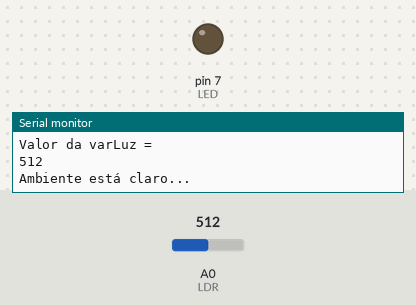
Recording of a sketch running on a simulated Arduino Uno, built with avr-gcc and run on an emulated ATmega328P. On the bench: output pins drawn as LEDs (lit = HIGH), the last lines printed to the serial monitor. Inputs (shaded band) come from the test bench; at power-on: A0 (LDR) = 512.

Above: at 1.8 s.
1.9 s: A0 (LDR) set to 64
3.4 s: A0 (LDR) set to 53
At 4.7 s:
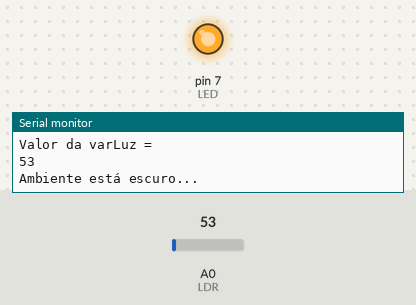
5.5 s: A0 (LDR) set to 70
At 6.3 s:
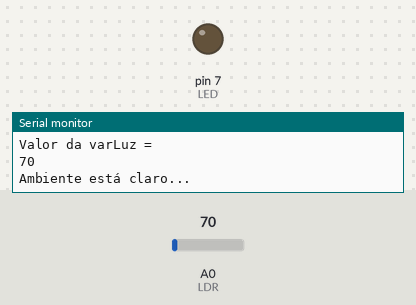
7.5 s: A0 (LDR) set to 50
At 9.0 s:
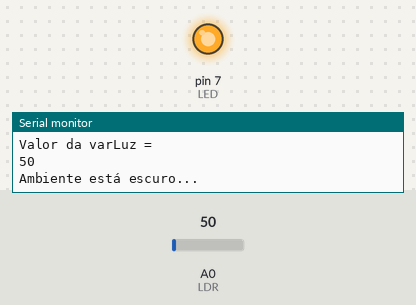
Timing chart, 0 to 10.5 s (numbered marks = the images above; inputs shaded):
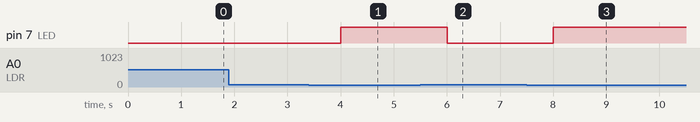

The sketch:

LDR_acender_LED.ino
```cpp
// Definimos duas variáveis para o projeto.

#define LED 7                    // Variável LED, especificando a saída (digital).
#define LDR A0                  // Variável LDR, especificando a entrada (analogica).


void setup()
{
  pinMode(LED, OUTPUT);
  Serial.begin(9600);           // Especificando o monitor e a taxa de comunicação...
}

void loop()
{
  int varLuz= analogRead(LDR); // Definindo uma variável que recebe o valor lido.
  if (varLuz < 60){            // Se o valor lido for < 60 (depende do ambiente), ligue o LED.
    digitalWrite(LED, HIGH);
    Serial.println("Valor da varLuz = ");
    Serial.println(varLuz);
    Serial.println("Ambiente está escuro...");
    delay(500);
  } else {                     // Se o valor lido for > 60, desligue o LED.
    digitalWrite(LED, LOW);
    Serial.println("Valor da varLuz = ");
    Serial.println(varLuz);
    Serial.println("Ambiente está claro...");
    delay(500);
  }
  delay(500);
}
```

Measured:
- the behaviour switches between 60 and 59 on A0 (LDR) (found by bisection; images 0 and 1)
- after the input at 3.4 s, pin 7 (LED): LOW → HIGH after 0.60 s
- after the input at 5.5 s, pin 7 (LED): HIGH → LOW after 0.50 s
- after the input at 7.5 s, pin 7 (LED): LOW → HIGH after 0.51 s
